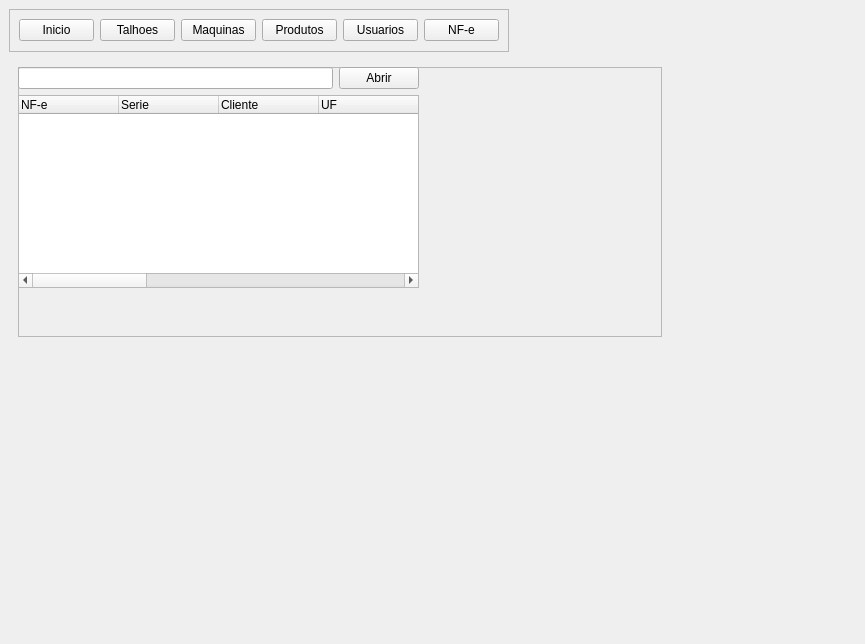
<?xml version="1.0" encoding="UTF-8"?>
<ui version="4.0">
 <class>MainWindow</class>
 <widget class="QMainWindow" name="MainWindow">
  <property name="geometry">
   <rect>
    <x>0</x>
    <y>0</y>
    <width>865</width>
    <height>644</height>
   </rect>
  </property>
  <property name="windowTitle">
   <string>MainWindow</string>
  </property>
  <widget class="QWidget" name="centralwidget">
   <widget class="QFrame" name="frame">
    <property name="geometry">
     <rect>
      <x>9</x>
      <y>9</y>
      <width>500</width>
      <height>43</height>
     </rect>
    </property>
    <property name="frameShape">
     <enum>QFrame::StyledPanel</enum>
    </property>
    <property name="frameShadow">
     <enum>QFrame::Raised</enum>
    </property>
    <layout class="QHBoxLayout" name="horizontalLayout">
     <item>
      <widget class="QPushButton" name="btn_inicio">
       <property name="text">
        <string>Inicio</string>
       </property>
      </widget>
     </item>
     <item>
      <widget class="QPushButton" name="btn_talhoes">
       <property name="text">
        <string>Talhoes</string>
       </property>
      </widget>
     </item>
     <item>
      <widget class="QPushButton" name="btn_Maquinas">
       <property name="text">
        <string>Maquinas</string>
       </property>
      </widget>
     </item>
     <item>
      <widget class="QPushButton" name="btn_Produtos">
       <property name="text">
        <string>Produtos</string>
       </property>
      </widget>
     </item>
     <item>
      <widget class="QPushButton" name="btn_usuarios">
       <property name="text">
        <string>Usuarios</string>
       </property>
      </widget>
     </item>
     <item>
      <widget class="QPushButton" name="btn_nfe">
       <property name="text">
        <string>NF-e</string>
       </property>
      </widget>
     </item>
    </layout>
   </widget>
   <widget class="QStackedWidget" name="stackedWidget">
    <property name="geometry">
     <rect>
      <x>9</x>
      <y>58</y>
      <width>662</width>
      <height>288</height>
     </rect>
    </property>
    <property name="currentIndex">
     <number>2</number>
    </property>
    <widget class="QWidget" name="page">
     <layout class="QVBoxLayout" name="verticalLayout_2">
      <item>
       <widget class="QTabWidget" name="tabWidget">
        <widget class="QWidget" name="tab">
         <attribute name="title">
          <string>treewidget</string>
         </attribute>
         <layout class="QHBoxLayout" name="horizontalLayout_4">
          <item>
           <layout class="QVBoxLayout" name="verticalLayout_3">
            <item>
             <layout class="QHBoxLayout" name="horizontalLayout_3">
              <item>
               <widget class="QLineEdit" name="txt_abrir"/>
              </item>
              <item>
               <widget class="QPushButton" name="btn_abrir">
                <property name="text">
                 <string>Abrir</string>
                </property>
               </widget>
              </item>
             </layout>
            </item>
            <item>
             <widget class="QTreeWidget" name="widget_table">
              <column>
               <property name="text">
                <string>NF-e</string>
               </property>
              </column>
              <column>
               <property name="text">
                <string>Serie</string>
               </property>
              </column>
              <column>
               <property name="text">
                <string>Cliente</string>
               </property>
              </column>
              <column>
               <property name="text">
                <string>UF</string>
               </property>
              </column>
              <column>
               <property name="text">
                <string>Municipio</string>
               </property>
              </column>
              <column>
               <property name="text">
                <string>Cod Item</string>
               </property>
              </column>
              <column>
               <property name="text">
                <string>New Column</string>
               </property>
              </column>
              <column>
               <property name="text">
                <string>UN</string>
               </property>
              </column>
              <column>
               <property name="text">
                <string>Descrição</string>
               </property>
              </column>
              <column>
               <property name="text">
                <string>Especie</string>
               </property>
              </column>
              <column>
               <property name="text">
                <string>Valor Nfe</string>
               </property>
              </column>
              <column>
               <property name="text">
                <string>Data</string>
               </property>
              </column>
              <column>
               <property name="text">
                <string>Usuário</string>
               </property>
              </column>
             </widget>
            </item>
           </layout>
          </item>
         </layout>
        </widget>
        <widget class="QWidget" name="tab_2">
         <attribute name="title">
          <string>Tab 2</string>
         </attribute>
        </widget>
       </widget>
      </item>
     </layout>
    </widget>
    <widget class="QWidget" name="page_2">
     <layout class="QHBoxLayout" name="horizontalLayout_2">
      <item>
       <widget class="QLabel" name="label">
        <property name="styleSheet">
         <string notr="true">background-color: rgb(255, 255, 255);</string>
        </property>
        <property name="text">
         <string>&lt;html&gt;&lt;head/&gt;&lt;body&gt;&lt;p align=&quot;center&quot;&gt;&lt;span style=&quot; font-size:48pt; font-weight:600; color:#005500;&quot;&gt;Fazenda &lt;/span&gt;&lt;/p&gt;&lt;p align=&quot;center&quot;&gt;&lt;span style=&quot; font-size:36pt; font-weight:600; color:#005500;&quot;&gt;Sistema de gerenciamento&lt;/span&gt;&lt;/p&gt;&lt;p align=&quot;center&quot;&gt;&lt;span style=&quot; color:#005500;&quot;&gt;&lt;br/&gt;&lt;/span&gt;&lt;/p&gt;&lt;/body&gt;&lt;/html&gt;</string>
        </property>
       </widget>
      </item>
     </layout>
    </widget>
    <widget class="QWidget" name="pg_usuarios">
     <layout class="QVBoxLayout" name="verticalLayout_4">
      <item>
       <widget class="QFrame" name="frame_2">
        <property name="frameShape">
         <enum>QFrame::StyledPanel</enum>
        </property>
        <property name="frameShadow">
         <enum>QFrame::Raised</enum>
        </property>
        <widget class="QWidget" name="layoutWidget">
         <property name="geometry">
          <rect>
           <x>0</x>
           <y>0</y>
           <width>401</width>
           <height>221</height>
          </rect>
         </property>
         <layout class="QVBoxLayout" name="verticalLayout_5">
          <item>
           <layout class="QHBoxLayout" name="horizontalLayout_10">
            <item>
             <widget class="QLineEdit" name="txt_abrir_7"/>
            </item>
            <item>
             <widget class="QPushButton" name="btn_abrir_7">
              <property name="text">
               <string>Abrir</string>
              </property>
             </widget>
            </item>
           </layout>
          </item>
          <item>
           <widget class="QTreeWidget" name="widget_table_7">
            <column>
             <property name="text">
              <string>NF-e</string>
             </property>
            </column>
            <column>
             <property name="text">
              <string>Serie</string>
             </property>
            </column>
            <column>
             <property name="text">
              <string>Cliente</string>
             </property>
            </column>
            <column>
             <property name="text">
              <string>UF</string>
             </property>
            </column>
            <column>
             <property name="text">
              <string>Municipio</string>
             </property>
            </column>
            <column>
             <property name="text">
              <string>Cod Item</string>
             </property>
            </column>
            <column>
             <property name="text">
              <string>New Column</string>
             </property>
            </column>
            <column>
             <property name="text">
              <string>UN</string>
             </property>
            </column>
            <column>
             <property name="text">
              <string>Descrição</string>
             </property>
            </column>
            <column>
             <property name="text">
              <string>Especie</string>
             </property>
            </column>
            <column>
             <property name="text">
              <string>Valor Nfe</string>
             </property>
            </column>
            <column>
             <property name="text">
              <string>Data</string>
             </property>
            </column>
            <column>
             <property name="text">
              <string>Usuário</string>
             </property>
            </column>
           </widget>
          </item>
         </layout>
        </widget>
       </widget>
      </item>
     </layout>
    </widget>
   </widget>
  </widget>
 </widget>
 <resources/>
 <connections/>
</ui>
